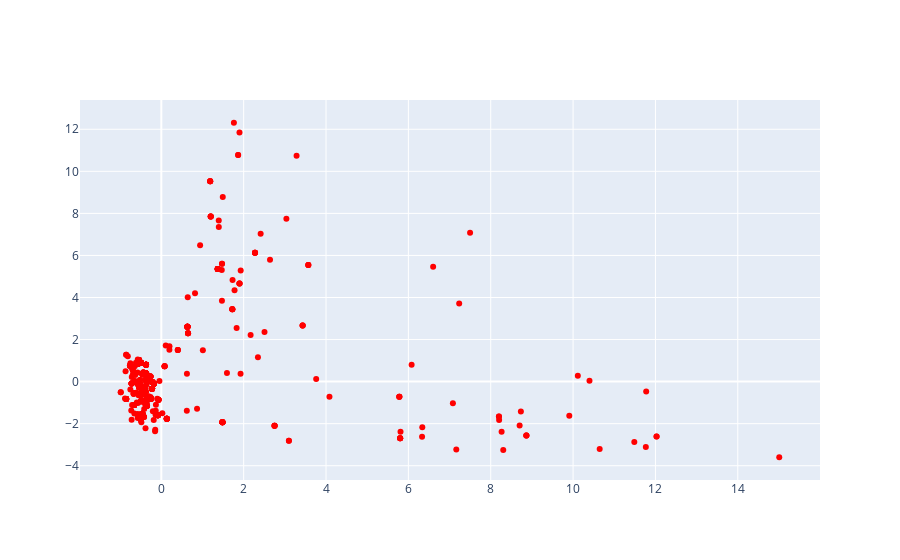

The notebook cell this image was saved under:
### Code cell
data = [
    go.Scatter(
        x = pca_df.iloc[:2000,0].values,
        y = pca_df.iloc[:2000,1].values,
        text = pca_df.iloc[:2000,2].values,
        hoverinfo = 'text',
        marker = dict(
            color = 'red'
        ),
        mode='markers',
        showlegend = False
    )
]

iplot(data, filename = "add-hover-text")

### Figure 1 — Plotly figure (JSON) as saved in the notebook; plotly's stock layout.template omitted (floating-point values rounded to 4 significant figures; data arrays with more than 128 entries replaced by an {"elided": "..."} marker saying what was removed)
{"data": [{"hoverinfo": "text", "marker": {"color": "red"}, "mode": "markers", "showlegend": false, "text": {"elided": "2000 str values"}, "type": "scatter", "x": {"elided": "2000 float values"}, "y": {"elided": "2000 float values"}}], "layout": {}}
